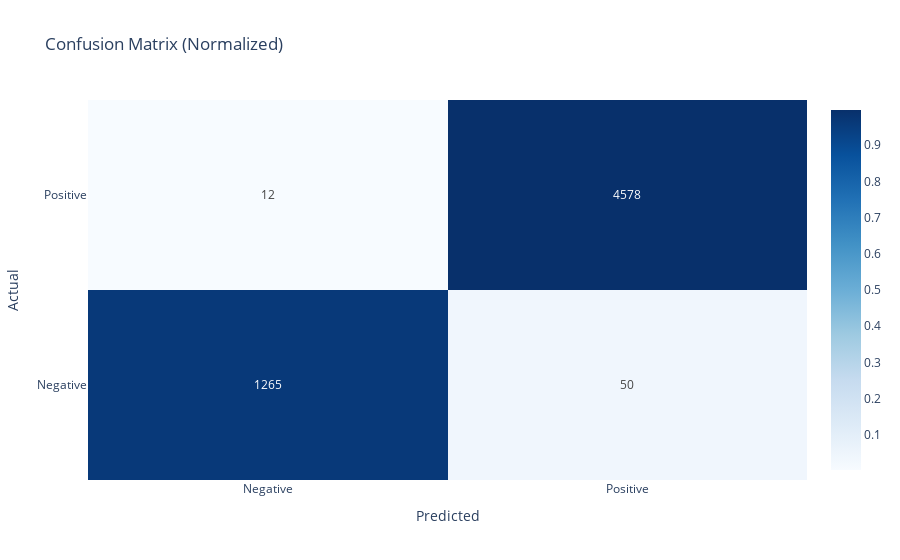

Notebook cell for this chart:
### Code cell
# Confusion Matrix Heatmap
conf_matrix_norm = conf_matrix / conf_matrix.sum(axis=1, keepdims=True)
conf_matrix_fig = go.Figure(data=go.Heatmap(z=conf_matrix_norm, x=['Negative', 'Positive'], y=['Negative', 'Positive'],
                                            hoverongaps=False, colorscale='Blues', text=conf_matrix,
                                            texttemplate="%{text}", showscale=True))
conf_matrix_fig.update_layout(title='Confusion Matrix (Normalized)',
                               xaxis_title='Predicted', yaxis_title='Actual',
                               template='plotly_white')

### Figure 1 — Plotly figure (JSON) as saved in the notebook; plotly's stock layout.template omitted (floating-point values rounded to 4 significant figures)
{"data": [{"colorscale": [[0, "rgb(247,251,255)"], [0.125, "rgb(222,235,247)"], [0.25, "rgb(198,219,239)"], [0.375, "rgb(158,202,225)"], [0.5, "rgb(107,174,214)"], [0.625, "rgb(66,146,198)"], [0.75, "rgb(33,113,181)"], [0.875, "rgb(8,81,156)"], [1, "rgb(8,48,107)"]], "hoverongaps": false, "showscale": true, "text": [[1265, 50], [12, 4578]], "texttemplate": "%{text}", "type": "heatmap", "x": ["Negative", "Positive"], "y": ["Negative", "Positive"], "z": [[0.962, 0.03802], [0.002614, 0.9974]]}], "layout": {"autosize": true, "title": {"text": "Confusion Matrix (Normalized)"}, "xaxis": {"autorange": true, "range": [-0.5, 1.5], "title": {"text": "Predicted"}, "type": "category"}, "yaxis": {"autorange": true, "range": [-0.5, 1.5], "title": {"text": "Actual"}, "type": "category"}}}
